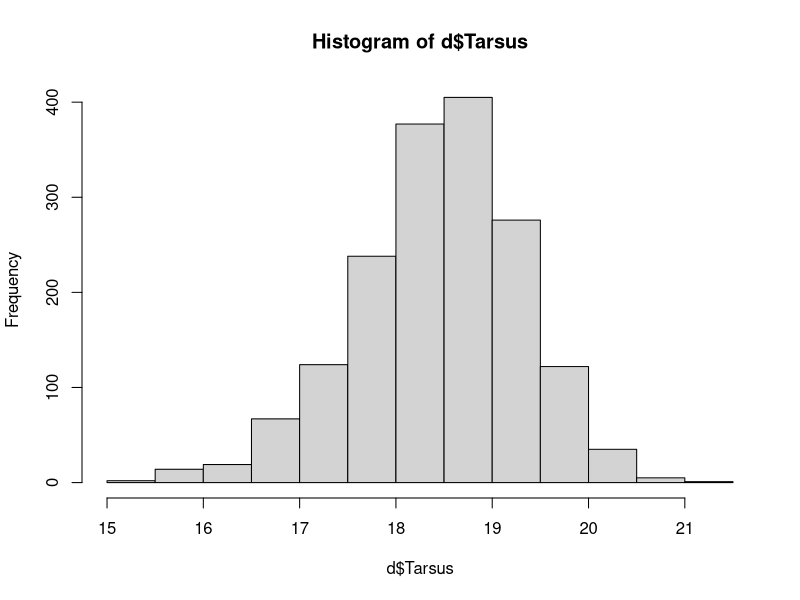
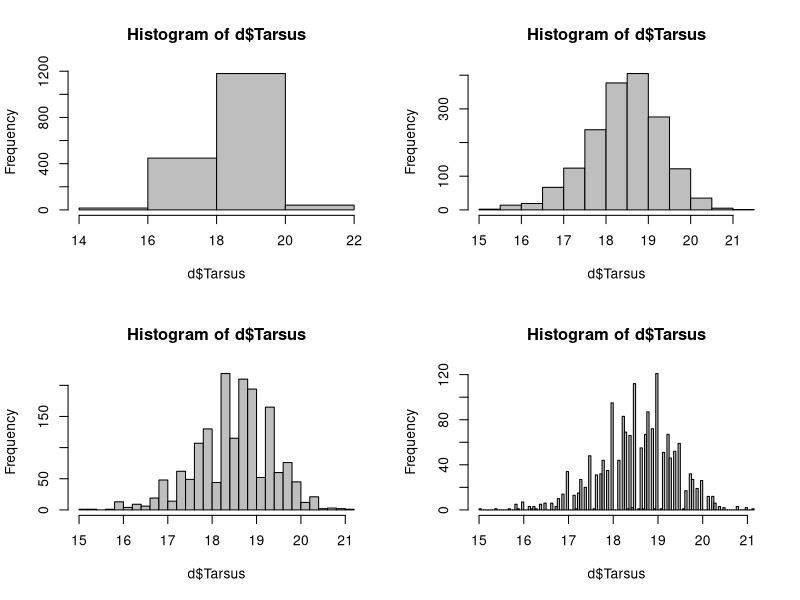

Here is the R script that generated these plots, in order: (Note: this script raises an error after producing the figures.)
# Load data
d <- read.table("../data/SparrowSize.txt", header = TRUE)
str(d)
names(d)
head(d)

# Basic histograms
hist(d$Tarsus)

par(mfrow = c(2, 2)) # draw plots in 4 panels
hist(d$Tarsus, breaks = 3, col="grey")
hist(d$Tarsus, breaks = 10, col="grey")
hist(d$Tarsus, breaks = 30, col="grey")
hist(d$Tarsus, breaks = 100, col="grey")
dev.off()

## Descriptive statistic
mean(d$Tarsus, na.rm = TRUE)
median(d$Tarsus, na.rm = TRUE)
mode(d$Tarsus, na.rm = TRUE)

head(table(d$Tarsus))
d$Tarsus.rounded <- round(d$Tarsus, digits = 1) # round the tarsus data
head(d$Tarsus.rounded)

## Further exploration and wrangling
require(dplyr)
TarsusTally <- d %>%
    count(Tarsus.rounded, sort = TRUE)  # sort from large to small
TarsusTally

d2 <- subset(d, d$Tarsus != "NA") # exclude NA data
length(d$Tarsus)-length(d2$Tarsus)

TarsusTally <- d2 %>% count(Tarsus.rounded, sort=TRUE)
TarsusTally

TarsusTally[[1]][1] # use `[]` to extract specific data

zTarsus <- (d2$Tarsus - mean(d2$Tarsus))/sd(d2$Tarsus) # z-standardization
var(zTarsus)
sd(zTarsus)
hist(zTarsus)

# Boxplot of Tarsus ~ Sex
boxplot(d$Tarsus~d$Sex.1, col = c("red", "blue"), ylab="Tarsus length (mm)")
boxplot(d$Tarsus~d$Sex, col = c("red", "blue"), ylab="Tarsus length (mm)")


# Example graph to demonstrate normal distribution
par(mfrow = c(1, 2))
dis1 <- rnorm(1000, mean = 0, sd = sqrt(2))
plot(density(dis1))
dis2 <- rnorm(1000, mean = 0, sd = sqrt(200))
plot(density(dis2))


require(plotrix) # to calculate se
se_Tarsus <- std.error(d$Tarsus)
se


# SE for Year 2001 only
se_2001 <- function(d, column_name) {
  d %>%
    filter(d$Year == 2001) %>%
    pull({{ column_name }}) %>%
    std.error()
}

se_tarsus <- se_2001(d, Tarsus)
se_tarsus


d1 <- subset(d, d$Year == 2001)
std.error(d1$Tarsus)
